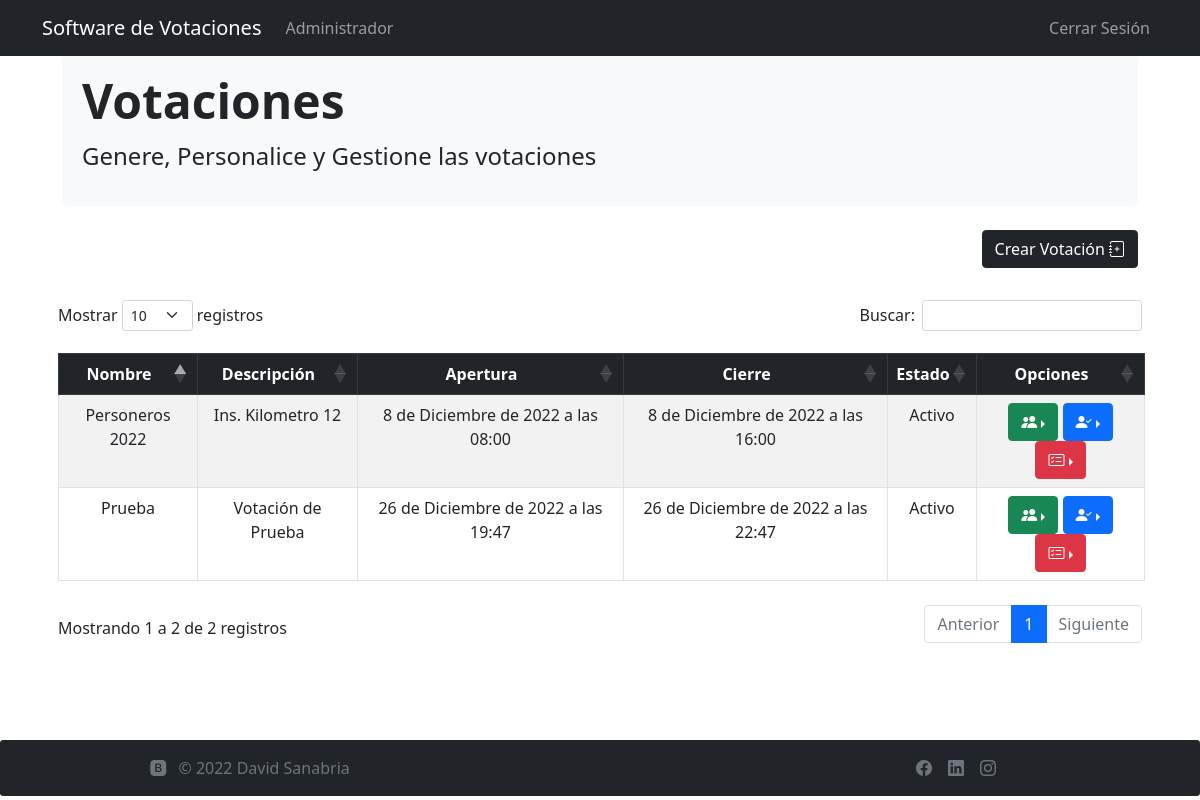
Page /listarvotaciones (signed in) on the committed database.
### votacion/models.py (models this page shows, shortened)
class votacion(models.Model):
    ide=models.AutoField(primary_key=True)
    nombre = models.CharField(max_length=100,null=False,blank=False,verbose_name="Nombre Votación")
    descripcion = models.CharField(max_length=250,null=False,blank=False,verbose_name="Descripción Votación")
    fecha_inicio = models.DateTimeField(verbose_name="Fecha de Inicio")
    fecha_fin = models.DateTimeField(verbose_name="Fecha de Finalización")
    estado = models.BooleanField(default=True,verbose_name="Estado")
    propietario = models.ForeignKey(User,on_delete= models.CASCADE, null=False, blank=False,verbose_name="Propietario")
    class Meta:
        verbose_name = 'Votación'
        verbose_name_plural = 'Votaciones'

### votacion/views.py (the view)
# urls.py: path('listarvotaciones',views.listarVotaciones,name='listarvotaciones'),
def listarVotaciones(request):
    Votaciones = None
    if not request.user.is_authenticated:
        return redirect('login')
    else:
        Votaciones = votacion.objects.filter(propietario=request.user)
    context = {
        'data':Votaciones
    }
    return render(request,'views/votaciones/listarVotaciones.html',context)

### votacion/templates/views/votaciones/listarVotaciones.html (shortened to what this page needs)
{% load static %}
{% include 'base/base.html' %}
{% block content %}
<main>
    <div class="container col-md-11">
        <div class="p-2 mb-4 bg-light rounded-3">
            <div class="container-fluid py-2">
            <h1 class="display-5 fw-bold">Votaciones</h1>
            <p class="col-md-8 fs-4">Genere, Personalice y Gestione las votaciones</p>
            </div>
        </div>
        <div align="right">
            <button onclick="abrir_modal_creacion('{% url 'crearvotacion' %}')" class="btn btn-dark btn-xs" title="Crear Votación">Crear Votación <i class="bi bi-journal-plus"></i></button>
        </div>
        <br>
        <div class="table">
            <table id="cambios" class="table table-striped  table-bordered text-center" >
                <thead class=" text-center content-center table-dark">
                    {% load humanize %}
                    <tr class="text-center">
                        <th class="text-center">Nombre</th>
                        <th class="text-center">Descripción</th>
                        <th class="text-center">Apertura</th>
                        <th class="text-center">Cierre</th>
                        <th class="text-center">Estado</th>
                        <th class="text-center">Opciones</th>
                    </tr>
                </thead>
                <tbody>
                    {% for data in data %}
                    <tr>
                        <td>{{data.nombre}}</td>
                        <td>{{data.descripcion}}</td>
                        <td>{{data.fecha_inicio}}</td>
                        <td>{{data.fecha_fin}}</td>
                        {% if data.estado == True %}
                        <td>Activo</td>
                        {% else %}
                        <td>Inactivo</td>
                        {% endif %}
                        <td>
                            <div class="dropend" align="center">
                                <button class="btn btn-xs btn-success  dropdown-toggle" type="button" id="votantes" data-bs-toggle="dropdown" aria-expanded="false" title="Votantes"><i class="bi bi-people-fill"></i></button>
                                <button class="btn btn-xs btn-primary  dropdown-toggle" type="button" id="candidatos" data-bs-toggle="dropdown" aria-expanded="false" title="candidatos"><i class="bi bi-person-check-fill"></i></button>
                                <button class="btn btn-xs btn-danger  dropdown-toggle" type="button" id="opciones" data-bs-toggle="dropdown" aria-expanded="false" title="Opciones"><i class="bi bi-card-checklist"></i></button>
                            </div>
                        </td>
                    </tr>
                    {% endfor %}
                </tbody>
            </table >
        </div>
    </div>
</main>
{% endblock %}
{% include 'base/footer.html' %}

### rows in the picture
votacion: nombre "Personeros 2022", descripcion "Ins. Kilometro 12", fecha_inicio "8 de Diciembre de 2022 a las 08:00", fecha_fin "8 de Diciembre de 2022 a las 16:00", estado "Activo"
votacion: nombre "Prueba", descripcion "Votación de Prueba", fecha_inicio "26 de Diciembre de 2022 a las 19:47", fecha_fin "26 de Diciembre de 2022 a las 22:47", estado "Activo"
